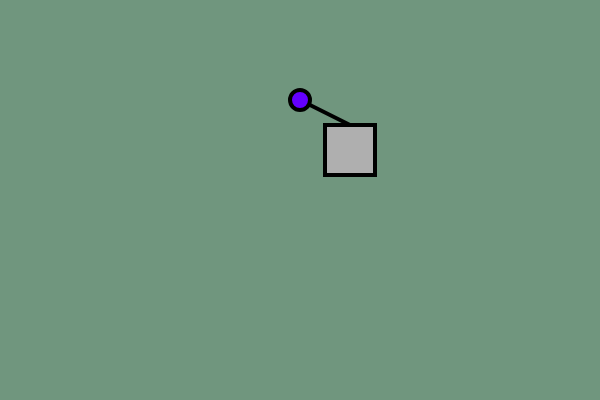
Frame 1 (no input)
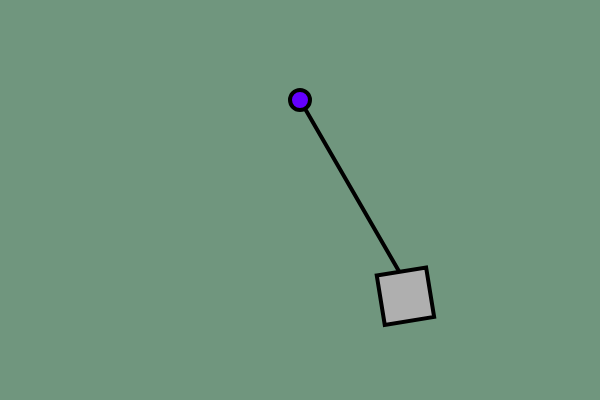
Frame 60 (no input)
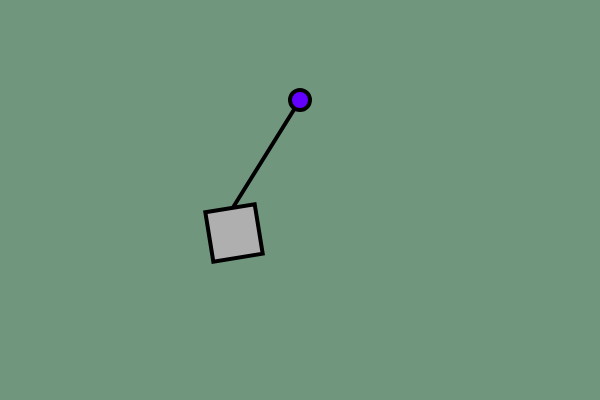
Frame 120 (the mouse pressed at the canvas centre since frame 60)

The p5.js sketch that drew these frames (run headless with seeded random() and noise() and a simulated clock; from frame 60 on, the mouse is pressed at the canvas centre):

// p5.js sketch
// ── sketch.js
// to do: 1. github 2. because i'm only using arry of 2d rather than matrix of 4d, idk if the calcs and rotation will work well
/// tried to rework it, but hit major roadblocks

let anchorPosition;
let circlePosition;
let restLength;
let velocity;
let springForceConst;
let gravityDirection;
let mass;
let angle; 
let size;
let vertices;

function setup() {
  createCanvas(600, 400)
  circlePosition = [350, 150]
  anchorPosition = [300, 100]
  velocity = [0, 0]
  springForceConst = 0.0001
  restLength = 150 //circlePosition[1] + 50
  gravityDirection = [0, 0.2]
  mass = [0.2, 0.2]
  size = 50
  vertices = calculateSquareVertices(circlePosition, size)
}

function draw() {
  background(112, 150, 126);
  drawLineToTopCenter(anchorPosition[0], anchorPosition[1], vertices);
  drawVertices(vertices)
  drawCircle(anchorPosition, 20, 20);
  physicsEngine(springForceConst, anchorPosition, circlePosition);
  
  // noLoop();
}


/////////////////////////
/////////////////////////
//      DRAW FUNC      //
/////////////////////////
/////////////////////////

function drawCircle(coordsColl, w, h) {
  let x = coordsColl[0];
  let y = coordsColl[1];
  fill(100, 0, 255);
  ellipse(x, y, w, h);
}

function drawSquare(coordsColl, size) {
  rectMode(CENTER);
  let x = coordsColl[0];
  let y = coordsColl[1];
  square(x, y, size);
}

function drawLineToTopCenter(anchorX, anchorY, vertices) {
  strokeWeight(4)
  let topCenterX = (vertices[0][0] + vertices[1][0]) / 2
  let topCenterY = vertices[0][1]
  line(anchorX, anchorY, topCenterX, topCenterY);
}

function drawVertices(vertices) {
  rectMode(CENTER);
  stroke(0);
  fill(175);
  beginShape();
  for (let v of vertices) {
    vertex(v[0], v[1]);
  }
  endShape(CLOSE);
}

function drawLine(anchorPosition, coordsColl) {
  strokeWeight(4);
  let x1 = anchorPosition[0];
  let y1 = anchorPosition[1];
  let x2 = coordsColl[0];
  let y2 = coordsColl[1];
  line(x1, y1, x2, y2);
}

/////////////////////////
/////////////////////////
//    PHYSICS FUNC     //
/////////////////////////
/////////////////////////

function physicsEngine(springForceConst, anchorPosition, coordColl) {
  let accelerationForce = springForce(springForceConst, anchorPosition,coordColl)
  let gravitationalforce = force(accelerationForce, mass, gravityDirection);
  updatePosition(gravitationalforce);
}

function force(acceleration, mass, gravityDirection) {
  return vectorAddition(vectorMulti(acceleration, mass), gravityDirection);
}

function springForce(springForceConst, anchorPosition, coordColl) {
  let displacement = vectorSubtraction(coordColl, anchorPosition);
  let length = distance(anchorPosition, coordColl) - restLength;
  let accelerationForce = vectorScalarMulti(-springForceConst * length,displacement);
  return accelerationForce;
}

// function updatePosition(force) {

//   velocity = vectorAddition(velocity, force);
//   circlePosition = vectorAddition(circlePosition, velocity);
//   velocity = vectorScalarMulti(0.99, velocity)
  
//   let relativePosition = vectorSubtraction(circlePosition, anchorPosition);
//   let angle = Math.atan2(relativePosition[1], relativePosition[0])
//   vertices = calculateSquareVertices(relativePosition, size);
//   vertices = rotateObject(vertices,angle)

// }

function updatePosition(force) {
  // Update velocity based on force
  velocity = vectorAddition(velocity, force);
  
  // Update position of the rectangle based on velocity
  circlePosition = vectorAddition(circlePosition, velocity);
  
  // Calculate the angle of rotation based on angle to anchor point
  let angle = Math.atan2(anchorPosition[1], anchorPosition[0]); // EXPLORE THIS: try diff positions

  // Update vertices of the rectangle based on the new position and rotation
  vertices = calculateSquareVertices(circlePosition, size);
  vertices = rotateObject(vertices, angle);
  velocity = vectorScalarMulti(0.99, velocity)
}




/////////////////////////
/////////////////////////
//  GEO ALGEBRA FUNC   //
/////////////////////////
/////////////////////////

function dotProduct(vec1, vec2) {
  return vectorReduceSum(vectorMulti(vec1, vec2));
}

function vectorReverse(vec) {
  return vec.slice().reverse()
}

function wedgeProduct2D(vec1, vec2) {
  let vec2Reversed = vectorReverse(vec2);
  return vectorReduceSubtract(vectorMulti(vec1, vec2Reversed))
}

function wedgeProductHigherDim(vec1, vec2) {
  let a = vec1;
  let b = vec2;
  let storage = [];
  a.push(vec1[0]);
  b.push(vec2[0]);

  for (let i = 0; i < vec1.length; i++) {
    storage.push(a[0] * b[1] - a[1] * b[0]);
  }

  storage.push(storage[0]);
  return storage.slice(1, storage.length);
}

function wedgeProduct(vec1, vec2) {
  // MAKE INTO TRY 
  let v1Length = vec1.length;
  let v2Length = vec2.length;
  
  if (v1Length < 2 || v2Length < 2) {
    return console.log("one vector is less than 2 dimensions");
  } else if (v1Length === 2 && v2Length === 2) {
    return wedgeProduct2D(vec1, vec2);
  } else if (v1Length > 2 && v2Length > 2) {
    return wedgeProductHigherDim(vec1, vec2);
  } else {
    console.log("error");
  }
}

function geometricProduct(vec1, vec2) {
  let dotP = dotProduct(vec1, vec2);
  let wedgeP = wedgeProduct(vec1, vec2);
  return vec1.length == 2 && vec2.length == 2 ? [dotP, wedgeP] : [dotP, ...wedgeP];
}


function rotateObject(verticesMatrix,angle) {
  // Define the rotation bivector using the angle
  const rotationBivector = [Math.cos(angle / 2), Math.sin(angle / 2)]
  let storage = []
  
  for (let v of vertices) {
    storage.push(geometricProduct(rotationBivector, v))
  }
  
  return storage
}

/////////////////////////
/////////////////////////
//     VECTOR FUNC     //
/////////////////////////
/////////////////////////

function calculateSquareVertices(coordsColl, size) {
  let x = coordsColl[0];
  let y = coordsColl[1];
  let vertices = [];
  let halfSize = size / 2;
  vertices.push([x - halfSize, y - halfSize]) // Top-left
  vertices.push([x + halfSize, y - halfSize]) // Top-right
  vertices.push([x + halfSize, y + halfSize]) // Bottom-right
  vertices.push([x - halfSize, y + halfSize]) // Bottom-left
  return vertices;
}

function vectorAddition(vec1, vec2) {
  return vec1.map((ele, index) => { return ele + vec2[index] })
}

function vectorSubtraction(vec1, vec2) {
  return vec1.map((ele, index) => { return ele - vec2[index] })
}

function vectorMulti(vec1, vec2) {
  return vec1.map((ele, index) => { return ele * vec2[index] })
}

function vectorScalarMulti(s, vec) {
  return vec.map((ele) => { return s * ele })
}

function vectorScalarDiv(s, vec) {
  return vec.map((ele) => { return ele / s })}

function vectorSquared(vec) {
  return vectorMulti(vec, vec);
}

function vectorReduceSum(vec) {
  return vec.reduce((acc, ele) => {return acc + ele});
}

function vectorReduceSubtract(vec) {
  return vec.reduce((acc, ele) => { return acc - ele });
}

function vectorLength(vec) {
  return Math.sqrt(vectorReduceSum(vectorSquared(vec)));
}

function distance(vec1, vec2) {
  return Math.sqrt(
    vectorReduceSum(vectorSquared(vectorSubtraction(vec1, vec2)))
  );
}
